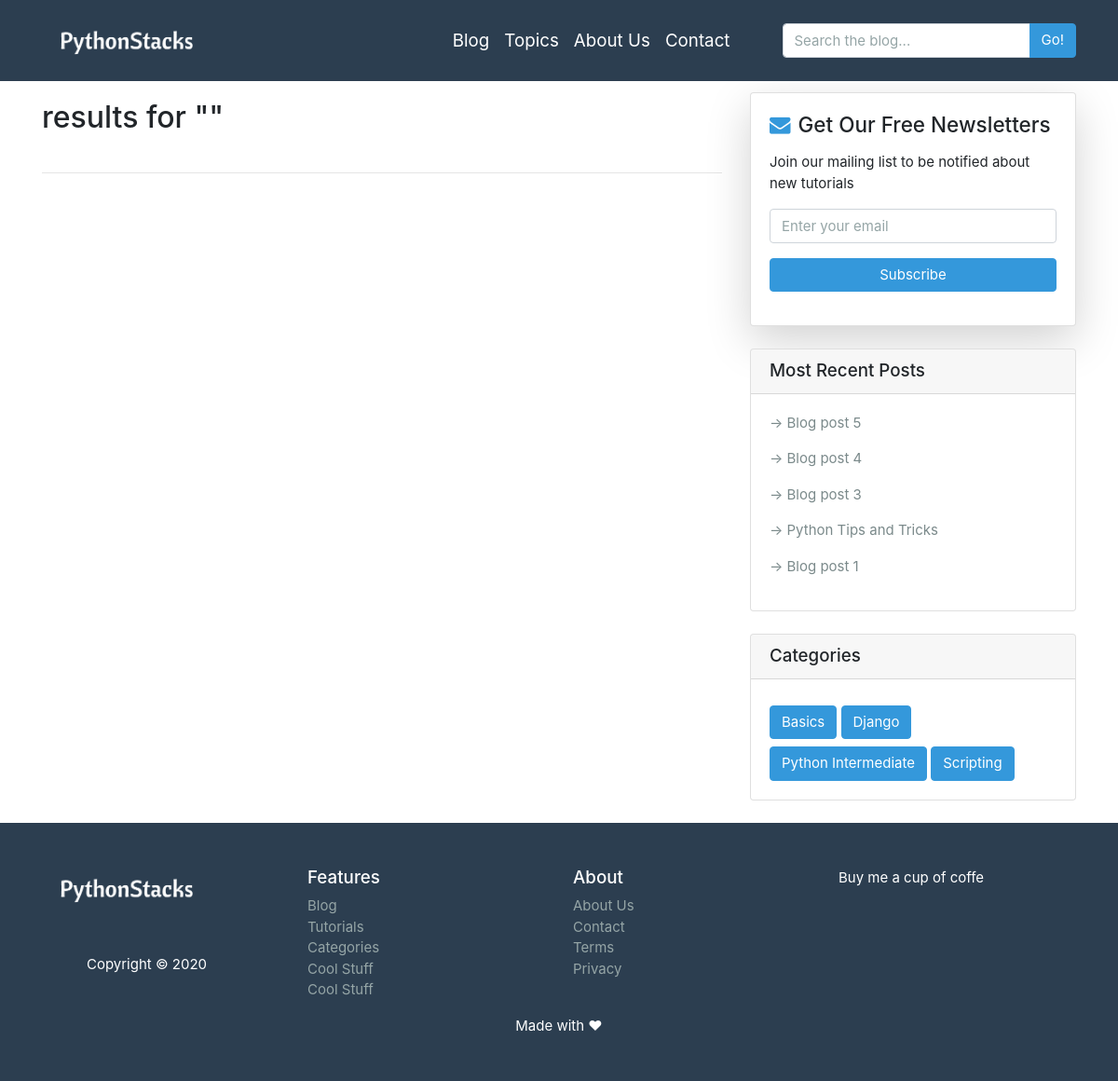
The app's page /search/, older data.
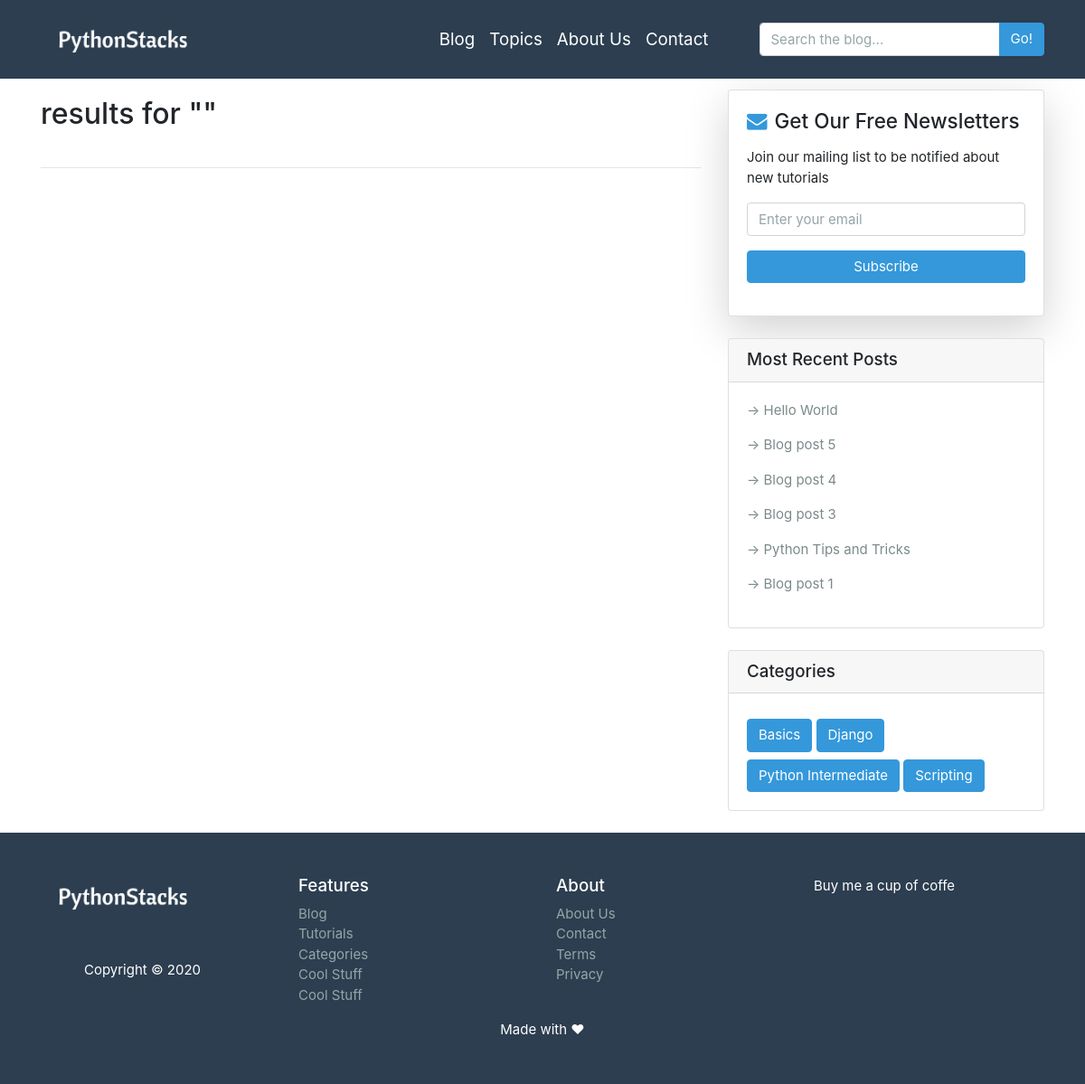
The same page, newer data.
### blog/models.py (models this page shows, shortened)
class Post(models.Model):
    title = models.CharField(max_length=200)
    author = models.ForeignKey(Author, on_delete=models.CASCADE)
    image = models.ImageField(upload_to='post_images', blank=True)
    slug = models.SlugField(unique=True)
    overview = models.TextField()
    content = RichTextUploadingField()
    pub_date = models.DateTimeField(auto_now_add=True)
    categories = models.ManyToManyField(Category, related_name='posts')
    featured = models.BooleanField(default=False)
    class Meta:
        ordering = ['-pub_date']

class Category(models.Model):
    tag = models.CharField(max_length=50)
    def __str__(self):
        return f'{self.tag}'

### blog/views.py (the view)
# urls.py: path("search/", views.search, name='search'), # must be before detail path
def search(request):
    if request.GET.get('q'):
        query = request.GET.get('q')
        query_list = Post.objects.filter(Q(title__icontains=query), featured=True) # Note: two underscores
        context = {
            'posts': query_list,
            'categories': categories,
            'recent_posts': recent_posts,
            'query_count': len(query_list),
            'q': query,
        }
        return render(request, 'blog/search.html', context)
    else:
        return render(request, "blog/search.html", {
            'categories': categories,
            'recent_posts': recent_posts,
        })

### blog/templates/blog/search.html (shortened to what this page needs)
{% extends "blog/base.html" %}
{% block content %}
  <div class="container">
    <div class="row">
      <div class="col-md-8">
    {% if query or query_count != 0 %}
        <div class="my-4 py-2">
          <h3>{{ query_count }} results for "{{ q }}" </h3>
        </div>
        <hr class="mb-4">
    {% else %}
        <div>
          <h2 class="my-5">No Search results!</h2>
        </div>
    {% endif %}
      </div>
      {% include 'blog/sidebar.html'%}
    </div>
  </div>
{% endblock content%}

### blog/templates/blog/sidebar.html
<div class="col-md-4">
        <div class="card my-4 shadow-lg">
          <div class="card-body">
            <h4><i class="fa fa-envelope mr-2 text-info"></i>Get Our Free Newsletters</h4>
            <p class="mt-3">Join our mailing list to be notified about new tutorials </p>
            <form method="" action="{% url 'blog:search' %}">
              <div class="form-group">
                <input type="email" class="form-control" name="email" placeholder="Enter your email">
                <button class="btn btn-info btn-block mt-3" type="submit">Subscribe</button>
              </div>
            </form>
          </div>
        </div>
        <div class="card my-4">
          <h5 class="card-header">Most Recent Posts</h5>
          <div class="card-body">
            {% for recent in recent_posts %}
            <p ><a class="text-dark" href="{% url 'blog:detail' recent.slug %}">&rarr; {{ recent.title }}</a></p>
            {% endfor %}
          </div>
        </div>
        <div class="card my-4">
          <h5 class="card-header">Categories</h5>
          <div class="card-body">
            {% for cat in categories %}
              <a class="btn btn-info mt-2" href="{% url 'blog:category' cat.tag %}">{{ cat }}</a>
            {% endfor %}
          </div>
        </div>
</div>

Row changes from the older to the newer data that the page shows:
added Post: title "Hello World"
